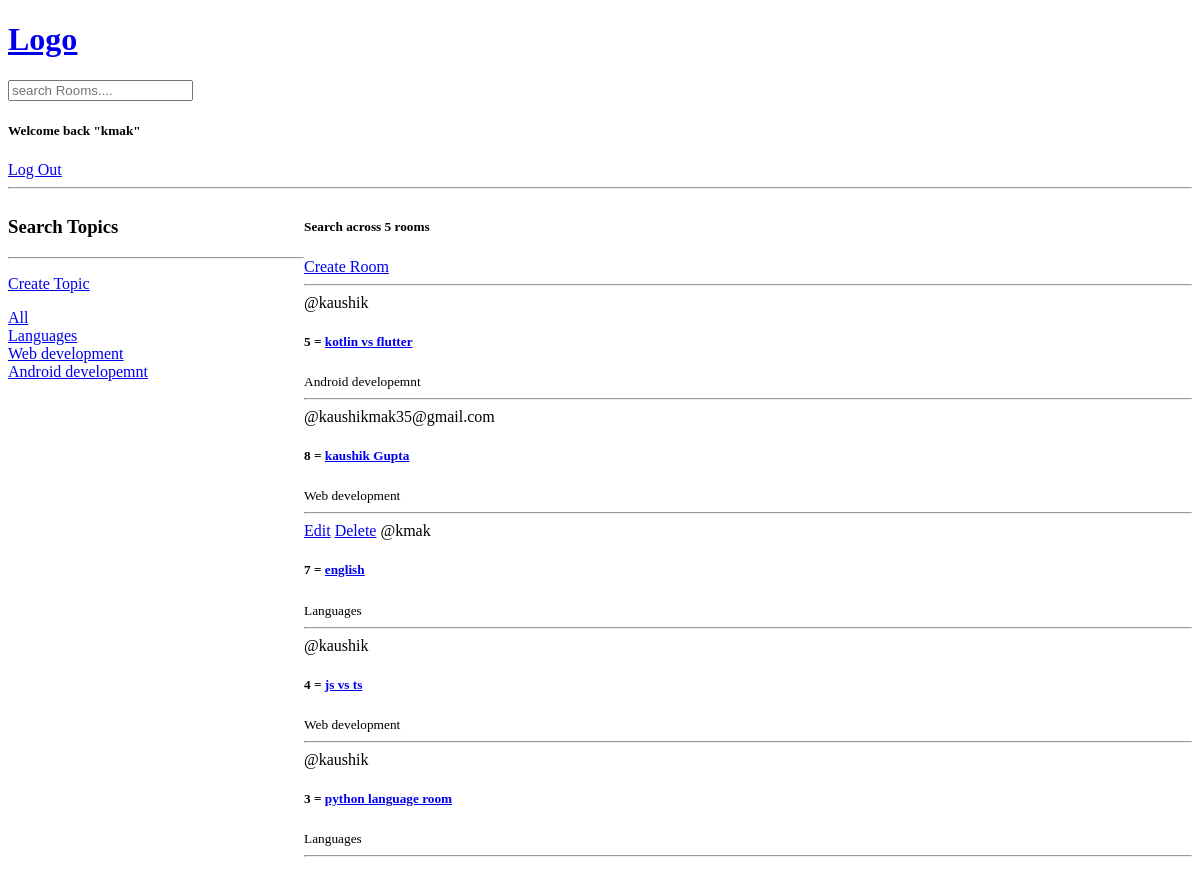
The page / (signed in) on the database as committed earlier.
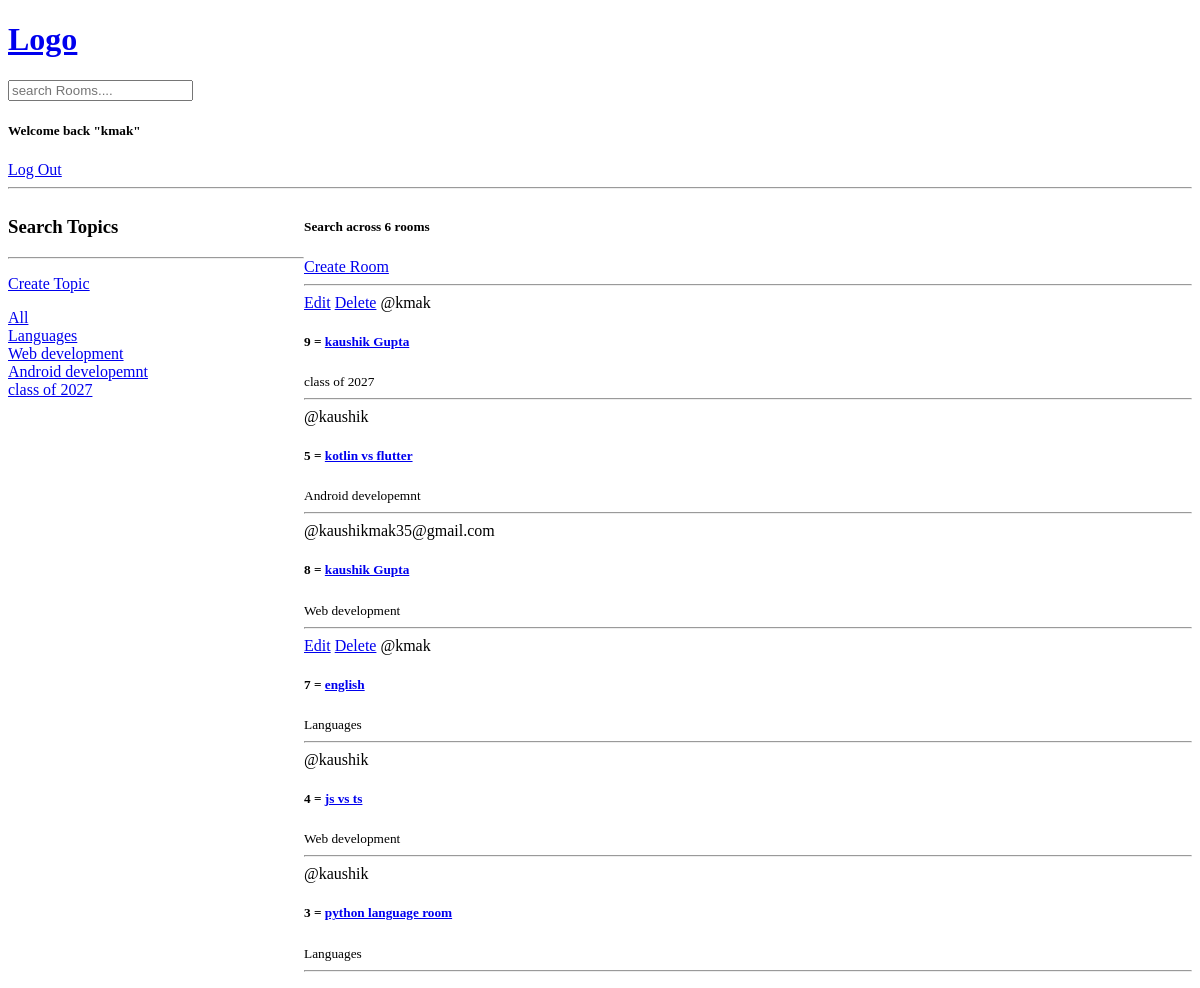
The same page on the database as committed later.
### base/models.py (models this page shows, shortened)
class Topic(models.Model):
    name = models.CharField(max_length=200)

class Room(models.Model):
    host = models.ForeignKey(User, on_delete=models.SET_NULL, null=True)
    topic = models.ForeignKey(Topic, on_delete=models.SET_NULL, null=True)
    name = models.CharField(max_length=200)
    description = models.TextField(null=True, blank=True)
    participants = models.ManyToManyField(User, related_name='participants', blank=True)
    updated = models.DateTimeField(auto_now=True)
    created = models.DateTimeField(auto_now_add=True)
    class Meta:
        ordering = ['-updated','-created']

### base/views.py (the view)
# urls.py: path('', views.home, name="home"),
def home(request):
    query = request.GET.get('q', '')  # Default to empty string if q is not in GET
    if query == '':
        rooms = Room.objects.all()
    else:
        rooms = Room.objects.filter(
            Q(topic__name__contains = query) | Q(name__icontains=query) | Q(description__icontains=query)
            )
    topic  = Topic.objects.all()
    room_count = rooms.count()
    context = {'rooms': rooms, 'topic': topic, 'room_count': room_count}
    return render(request, 'base/home.html', context)

### base/templates/base/home.html (shortened to what this page needs)
{% extends 'main.html' %}
{% block content %}
<div class="home-container">
  <div>
    <h3>Search Topics</h3>
    <hr />
    <a href="{% url 'create-topic' %}"><p>Create Topic</p></a>
    <a href="{% url 'home' %}">All</a>
    {% for i in topic %}
      <div>
        <a href="{% url 'home' %}?q={{i.name}}">{{i.name}}</a>
      </div>
    {% endfor %}
  </div>
  <div>
    <h5>Search across {{room_count}} rooms</h5>
    <a href="{% url 'create-room' %}">Create Room</a>
    <hr>
    <div>
      {% for i in rooms %}
      <div>
        {% if request.user == i.host %}
          <a href="{% url 'update-room' i.id %}">Edit</a>
          <a href="{% url 'delete-room' i.id %}">Delete</a>
        {% endif %}
        <span>@{{ i.host.username }}</span>
        <h5>{{i.id}} = <a href="{% url 'room' i.id %}">{{i.name}}</a></h5>
        <small>{{i.topic.name}}</small>
        <hr />
      </div>
      {% endfor %}
    </div>
  </div>
</div>
{% endblock %}

Rows that differ between the two databases and show on the page:
added Topic: name "class of 2027"
added Room: shows "Edit", host.username "kmak", id "9", name "kaushik Gupta", topic.name "class of 2027"
Other text that changed with them:
{{ room_count }}: "5" → "6"
